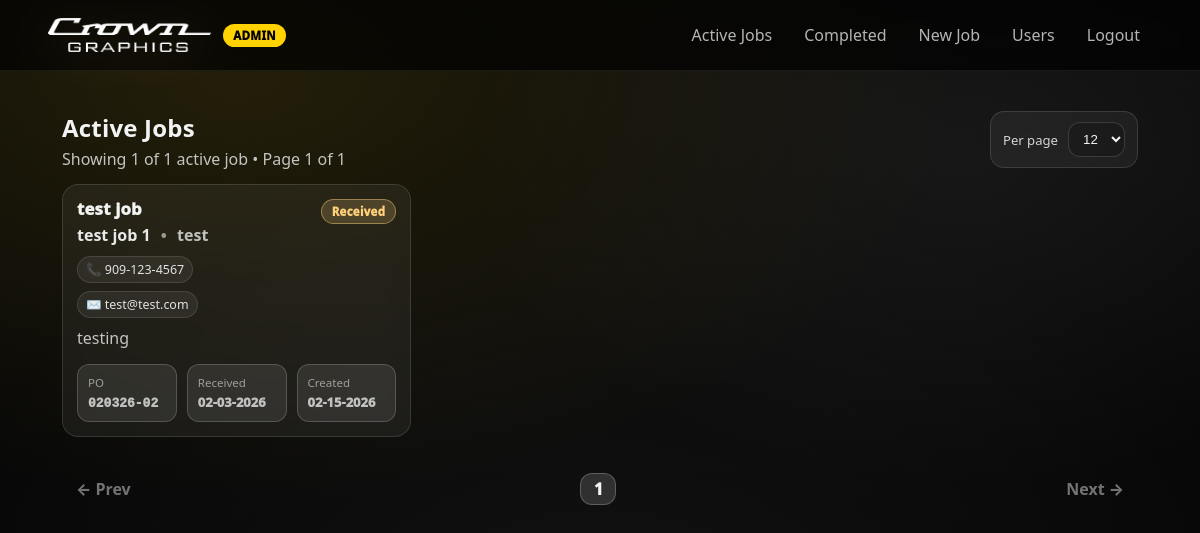
Page /dashboard (signed in) on the earlier database version.
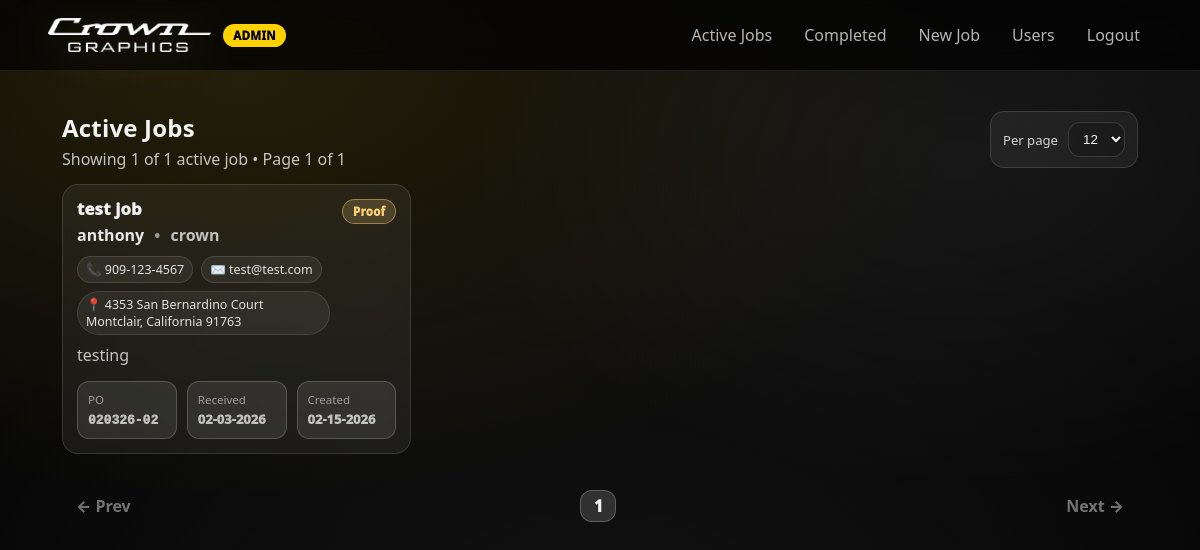
Same page on the later database version.
### app.py (models this page shows)
class Job(db.Model):
    id = db.Column(db.Integer, primary_key=True)
    customer_name = db.Column(db.String(120), nullable=False)
    business_name = db.Column(db.String(120), nullable=True)
    phone_number = db.Column(db.String(40), nullable=True)
    email_address = db.Column(db.String(160), nullable=True)
    job_title = db.Column(db.String(140), nullable=False)
    job_summary = db.Column(db.String(240), nullable=True)
    job_details = db.Column(db.Text, nullable=True)
    quote_amount = db.Column(db.Float, nullable=True)
    received_date = db.Column(db.Date, nullable=False, default=date.today)
    created_at = db.Column(db.DateTime, default=datetime.utcnow, nullable=False)
    stage = db.Column(db.String(40), default=STAGES[0], nullable=False)
    po_date_key = db.Column(db.String(6), nullable=False, index=True)  # MMDDYY
    po_seq = db.Column(db.Integer, nullable=False)  # 1..99
    is_new = db.Column(db.Integer, default=1, nullable=False)  # 1 = new, 0 = reviewed
    source = db.Column(db.String(40), nullable=True)
    intake_order_id = db.Column(db.String(80), nullable=True, index=True)
    submission_json = db.Column(db.Text, nullable=True)
    uploaded_files_json = db.Column(db.Text, nullable=True)
    address_1 = db.Column(db.String(160), nullable=True)
    address_2 = db.Column(db.String(160), nullable=True)
    city = db.Column(db.String(80), nullable=True)
    state = db.Column(db.String(40), nullable=True)
    zip_code = db.Column(db.String(20), nullable=True)
    cell = db.Column(db.String(40), nullable=True)
    completed_date = db.Column(db.Date, nullable=True)
    pickup_date = db.Column(db.Date, nullable=True)
    needed_by_date = db.Column(db.Date, nullable=True)
    approval_date = db.Column(db.Date, nullable=True)
    scheduled_date = db.Column(db.Date, nullable=True)
    inspected_date = db.Column(db.Date, nullable=True)
    inspected_by = db.Column(db.String(80), nullable=True)
    mfd_date = db.Column(db.Date, nullable=True)
    vehicle_make = db.Column(db.String(80), nullable=True)
    vehicle_model = db.Column(db.String(80), nullable=True)
    vin = db.Column(db.String(80), nullable=True)
    unit_number = db.Column(db.String(80), nullable=True)
    proof_number = db.Column(db.String(80), nullable=True)
    proof_approved_date = db.Column(db.Date, nullable=True)
    size_location_proof = db.Column(db.String(160), nullable=True)
    work_order = db.Column(db.String(80), nullable=True)
    crown_rep = db.Column(db.String(80), nullable=True)
    summary_of_work = db.Column(db.Text, nullable=True)
    internal_notes = db.Column(db.Text, nullable=True)
    shipping_date = db.Column(db.Date, nullable=True)
    shipping_type = db.Column(db.String(80), nullable=True)
    tracking_number = db.Column(db.String(120), nullable=True)
    ship_to = db.Column(db.Text, nullable=True)
    pickup_name = db.Column(db.String(120), nullable=True)
    field_service_location = db.Column(db.String(160), nullable=True)
    field_charge = db.Column(db.Float, nullable=True)
    materials_total = db.Column(db.Float, nullable=True)
    labor_total = db.Column(db.Float, nullable=True)
    tax_rate = db.Column(db.Float, nullable=True)  # percent (8.25)
    sales_tax = db.Column(db.Float, nullable=True)
    shipping_handling = db.Column(db.Float, nullable=True)
    grand_total = db.Column(db.Float, nullable=True)

### app.py (the view)
@app.route("/dashboard")
@login_required
def dashboard():
    page = request.args.get("page", 1, type=int)
    per_page = request.args.get("per_page", 12, type=int)
    per_page = max(6, min(per_page, 36))
    query = Job.query.filter(Job.stage != "Completed").order_by(Job.received_date.desc(), Job.created_at.desc())
    pagination = query.paginate(page=page, per_page=per_page, error_out=False)
    return render_template(
        "dashboard.html",
        jobs=pagination.items,
        pagination=pagination,
        per_page=per_page,
        po_display=po_display,
        job_display_name=job_display_name,
        stage_index=stage_index,
    )

### app.py (called while the page is built)
@app.template_filter("mmddyyyy_dt")
def mmddyyyy_dt(dt: datetime):
    if not dt:
        return ""
    return dt.strftime("%m-%d-%Y")

@app.template_filter("mmddyyyy_date")
def mmddyyyy_date(d: date):
    if not d:
        return ""
    return d.strftime("%m-%d-%Y")

@app.context_processor
def inject_globals():
    return {"STAGES": STAGES}

@login_manager.user_loader
def load_user(user_id):
    return db.session.get(User, int(user_id))

def po_display(job: Job) -> str:
    try:
        if not getattr(job, "po_date_key", None) or getattr(job, "po_seq", None) is None:
            return ""
        return f"{job.po_date_key}-{job.po_seq:02d}"
    except Exception:
        return ""

    def is_admin(self) -> bool:
        return self.role == "admin"

### templates/dashboard.html (shortened to what the changed rows need)
{% extends "base.html" %}
{% block content %}
<div class="dash-page">
  <div class="dash-header">
    <div>
      <h1 class="dash-title">Active Jobs</h1>
    </div>
  </div>
  {% if not jobs %}
    <div class="card box empty">
      <div class="empty-title">No active jobs</div>
      <div class="empty-subtle">When jobs come in from the website or you create them, they’ll show here.</div>
      <div style="margin-top: 12px;">
        <a class="btn btn-primary" href="{{ url_for('job_new') }}">Create Job</a>
      </div>
    </div>
  {% else %}
  <div class="jobs-grid">
    {% for job in jobs %}
      <a class="job-card" href="{{ url_for('job_view', job_id=job.id) }}" aria-label="Open job {{ job.job_title }}">
        <div class="job-top">
          <div class="job-left">
            <div class="job-title">{{ job.job_title or "Untitled Job" }}</div>
            <div class="job-who">
              <span class="who">{{ job.customer_name or "—" }}</span>
              {% if job.business_name %}
                <span class="dot">•</span>
                <span class="biz">{{ job.business_name }}</span>
              {% endif %}
            </div>
            <div class="job-contact">
              {% if job.phone_number %}<span class="chip">📞 {{ job.phone_number }}</span>{% endif %}
              {% if job.email_address %}<span class="chip">✉️ {{ job.email_address }}</span>{% endif %}
              {% if job.address_1 or job.city or job.state or job.zip_code %}
                <span class="chip">
                  📍
                  {{ job.address_1 if job.address_1 else '' }}
                  {% if job.city %} {{ job.city }}{% endif %}{% if job.state %}, {{ job.state }}{% endif %}{% if job.zip_code %} {{ job.zip_code }}{% endif %}
                </span>
              {% endif %}
            </div>
          </div>
          <div class="job-right">
            <span class="badge stage">{{ job.stage }}</span>
          </div>
        </div>
        {% if job.job_summary %}
          <div class="job-mid">
            <div class="summary">{{ job.job_summary }}</div>
          </div>
        {% endif %}
        <div class="job-bottom">
          <div class="meta">
            <span class="k">PO</span>
            <span class="v mono">{{ po_display(job) }}</span>
          </div>
          <div class="meta">
            <span class="k">Received</span>
            <span class="v">{{ job.received_date|mmddyyyy_date }}</span>
          </div>
          <div class="meta">
            <span class="k">Created</span>
            <span class="v">{{ job.created_at|mmddyyyy_dt }}</span>
          </div>
        </div>
      </a>
    {% endfor %}
  </div>
      {% set start = pagination.page - 2 %}
      {% set end = pagination.page + 2 %}
      {% if start < 1 %}{% set start = 1 %}{% endif %}
      {% if end > pagination.pages %}{% set end = pagination.pages %}{% endif %}
  {% endif %}
</div>
{% endblock %}

Differences in the rows shown:
changed Job "test job": customer_name "test job 1" → "anthony"; business_name "test" → "crown"; address_1 (not shown) → "4353 San Bernardino Court"; city (not shown) → "Montclair"; state (not shown) → "California"; zip_code (not shown) → "91763"; stage "Received" → "Proof"
